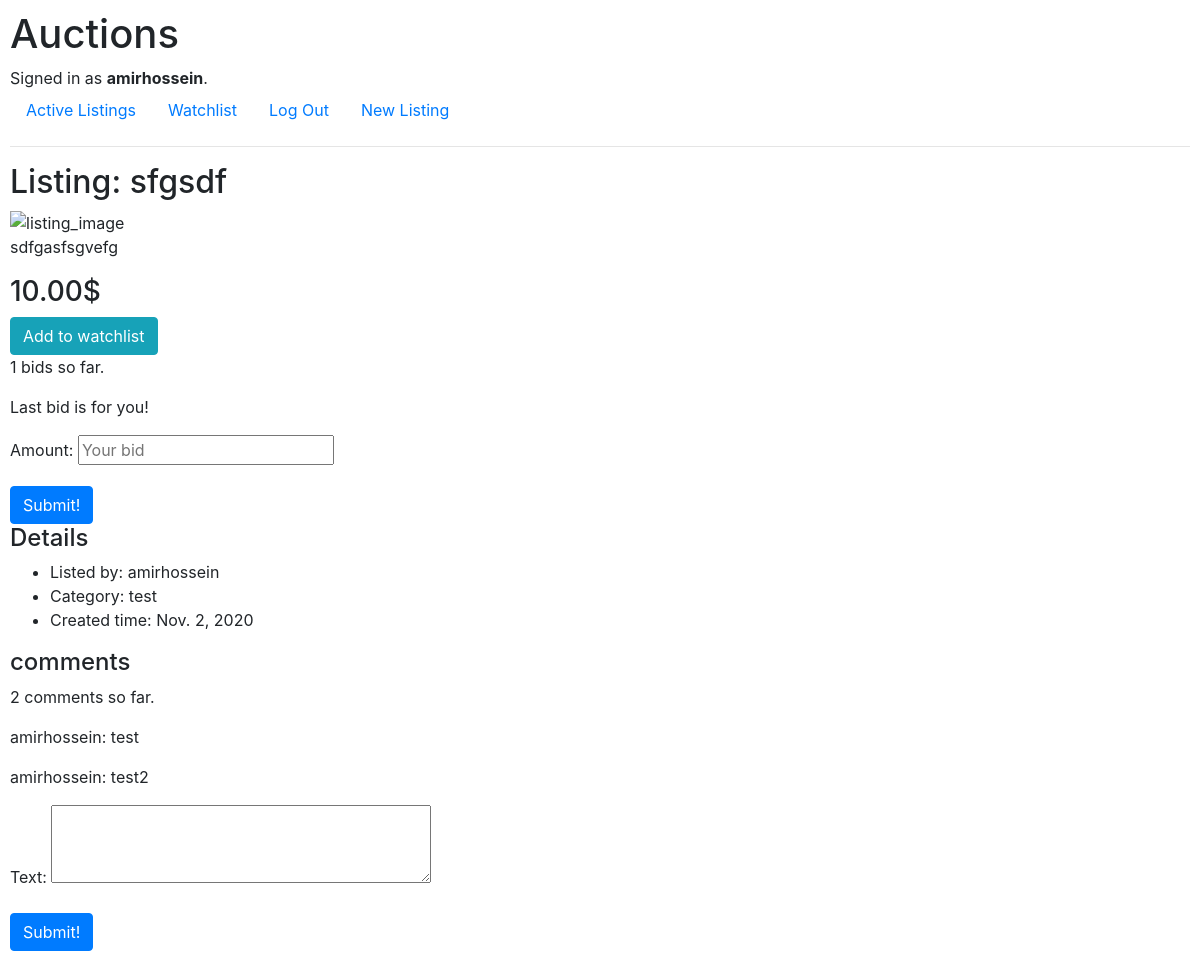
The page /listing/2 (signed in) on the database as committed earlier.
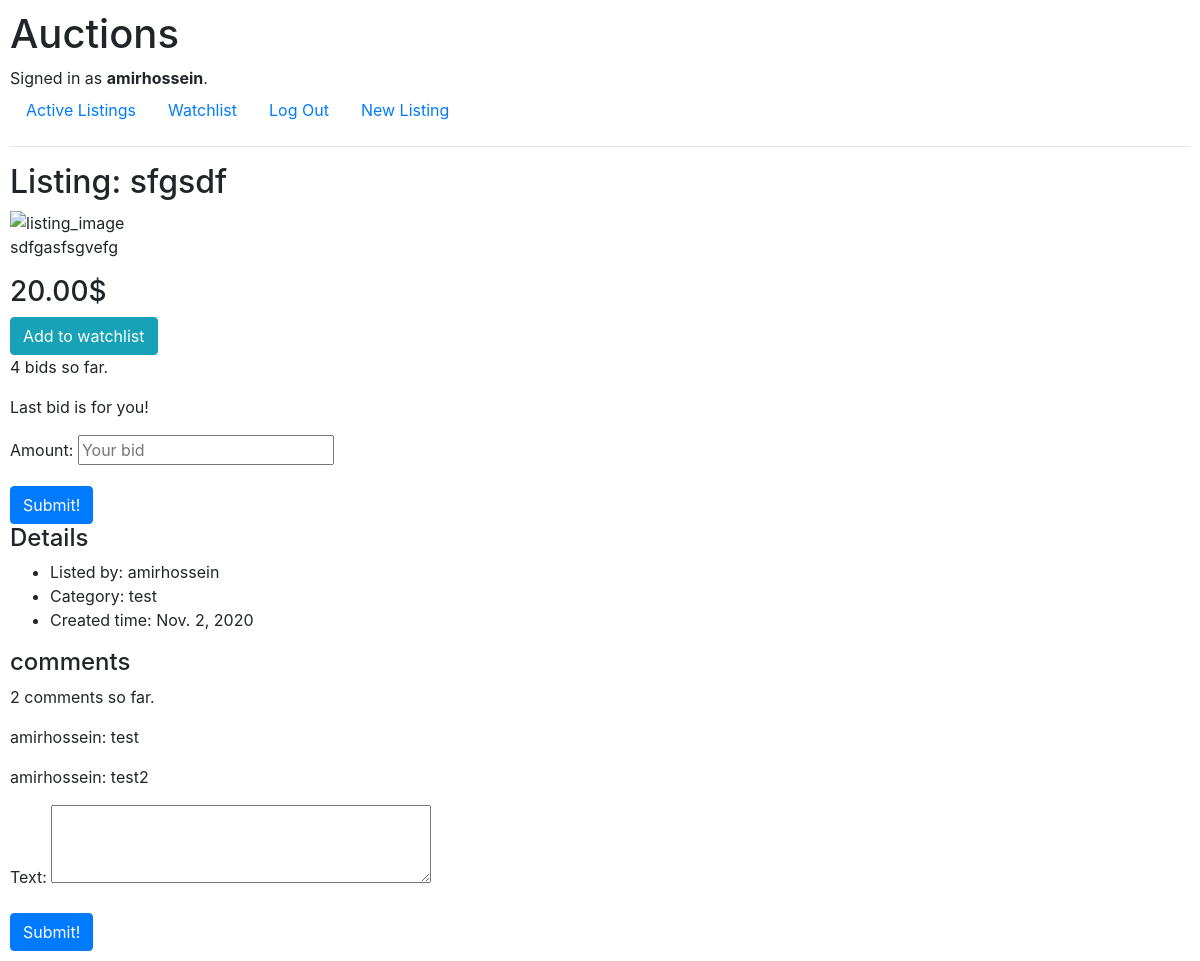
The same page on the database as committed later.
### auctions/models.py (models this page shows, shortened)
class Auction_listing(models.Model): #card
    commodity_title = models.CharField(max_length=100, help_text="This title going to be shown in head of your listing")
    created_time = models.DateField(auto_now_add=True)
    bids = models.ManyToManyField(Bids)
    comments = models.ManyToManyField(Comments)
    creator = models.ForeignKey(User, on_delete=models.CASCADE)
    description = models.CharField(max_length=2000, help_text="Give more information about your comodity to sell it faster!")
    starting_price = models.DecimalField(max_digits=9, decimal_places=2, help_text="Enter base price of your commodity")
    URL_image = models.CharField(max_length=2000, blank=True, help_text="Url of image that going to be displayed on your listing")
    category = models.CharField(max_length=50, help_text="write category type of your listing")

class User(AbstractUser):
    def __str__(self):
        return f"id: {self.id}, username: {self.username}, email: {self.email}"

### auctions/views.py (the view)
# urls.py: path("listing/<int:listing_id>", views.listing, name="listing"),
@login_required
def listing (request, listing_id):
    if request.method == "POST":
        bid_form = Bids_form(request.POST or None)
        comments_form = Comments_form(request.POST or None)
        new_bid = bid_form['amount'].value()
        new_comment = comments_form['text'].value()
        if new_bid != None:
            new_bid = float (new_bid)
            old_bid = Auction_listing.objects.get(id=listing_id).bids.first()
            if old_bid == None:
                old_bid = 0
            else:
                old_bid = old_bid.amount
            starting_price = str (Auction_listing.objects.get(id=listing_id).starting_price )
            if ( new_bid < old_bid ) or ( new_bid <= float (starting_price) ):
                content = {
                "listing": Auction_listing.objects.get(id=listing_id),
                "error_message": "Error: You can NOT bid less than or equal to the price!",
                "bid_form": bid_form,
                "comments_form": comments_form
                }
                return render(request, "auctions/listing.html", content)
            else:
                user_bid = Bids(bidder=request.user, amount=new_bid)
                bid_form = Bids_form(request.POST, instance=user_bid)
                listing = Auction_listing.objects.get(id=listing_id)
                if bid_form.is_valid():
                    bid_form.save()
                    messages.success(request, "Thanks, your bid was created successfully!")
                    Auction_listing.objects.filter(id=listing_id).update(starting_price=new_bid)
                    listing.bids.add(user_bid)
        if new_comment != None:
            user_comment = Comments(author=request.user, text=new_comment)
            comment_form = Comments_form(request.POST, instance=user_comment)
            listing = Auction_listing.objects.get(id=listing_id)
            if comment_form.is_valid():
                comment_form.save()
                messages.success(request, "Thanks, your comment was created successfully!")
                listing.comments.add(user_comment)
        if "add_to_watchlist" in request.POST:
            watchlist_listing = User_listing(user=request.user, listing=Auction_listing.objects.get(id=listing_id) )
            watchlist_listing.save()
            messages.success(request, "Listing added to your watchlist successfully!")
        if "remove_from_watchlist" in request.POST:
            watchlist_listing = User_listing.objects.get( user=request.user, listing=Auction_listing.objects.get(id=listing_id) )
            watchlist_listing.delete()
        return HttpResponseRedirect( reverse( "listing", args=(listing_id,) ) )
    else:
        bid_form = Bids_form(request.POST or None)
        comments_form = Comments_form(request.POST or None)
        all_comments = Auction_listing.objects.get(id=listing_id).comments.all()
        all_comments_list = []
        for comment in all_comments:
            all_comments_list.append(comment)
        watchlist = User_listing.objects.filter( user=request.user, listing=Auction_listing.objects.get(id=listing_id) )
        content = {
            "listing": Auction_listing.objects.get(id=listing_id),
            "bid_form": bid_form,
            "comments_form": comments_form,
            "comments": all_comments_list,
            "watchlist": watchlist
        }
        return render(request, "auctions/listing.html", content)

### auctions/forms.py
class Bids_form(ModelForm):
    amount = forms.DecimalField(required=False,
    widget=forms.NumberInput(
        attrs={"name": "user_bid", "placeholder": "Your bid"}
    )
    )
    class Meta:
        model = Bids
        fields = ['amount']

class Comments_form(ModelForm):
    text = forms.CharField(
        required=False,
        widget=forms.Textarea(
        attrs={"cols": 35, "rows": 3, "class": "form_description"}
        )
        )
    class Meta:
        model = Comments
        fields = ['text']

### auctions/templates/auctions/listing.html (shortened to what this page needs)
{% extends "auctions/layout.html" %} {% block body %}
<h2> Listing: {{ listing.commodity_title }} </h2>
<img src={{ listing.URL_image }} alt="listing_image">
<p> {{ listing.description }} </p>
<h3> {{ listing.starting_price }}$ </h3>
{% if watchlist %}
    <form action="{% url 'listing' listing.id %}" method="POST">
        {% csrf_token %}
        <input class="btn btn-warning"
        type="submit"
        value="Remove from watchlist"
        name="remove_from_watchlist">
    </form>
{% else %}
    <form action="{% url 'listing' listing.id %}" method="POST">
        <input class="btn btn-info"
        type="submit"
        value="Add to watchlist"
        name="add_to_watchlist">
    </form>
{% endif %}
{% if listing.bids.all.count == 0  %}
    <p>No bids until now, be the first!</p>
{% else %}
    <p>{{ listing.bids.all.count }} bids so far.</p>
    {% if listing.bids.last.bidder.username == user.username %}
        <p>Last bid is for you!</p>
    {% else %}
        <p>Last bid is for another user!</p>
    {% endif %}
{% endif %}
<form action="{% url 'listing' listing.id%}" method="POST">
    {{ bid_form.as_p }}
    <input class="btn btn-primary" type="submit" value="Submit!">
</form>
<h4>Details</h4>
 <ul>
    <li>Listed by: {{ listing.creator.username }}</li>
    <li>Category: {{ listing.category }}</li>
    <li>Created time: {{ listing.created_time }}</li>
 </ul>
<h4>comments</h4>
{% if listing.comments.all.count == 0 %}
    <p>No comments until now, be the first!</p>
{% else %}
    <p> {{ listing.comments.all.count }} comments so far. </p>
    {% for comment in comments %}
        <p>{{ comment.author.username }}: {{ comment.text }}</p>
    {% endfor %}
{% endif %}
<form action="{% url 'listing' listing.id%}" method="POST">
    {{ comments_form.as_p }}
    <input class="btn btn-primary" type="submit" value="Submit!">
</form>
{% endblock %}

Rows that differ between the two databases and show on the page:
changed Auction_listing "sfgsdf": starting_price "10.00" → "20.00"; bids.all.count "1" → "4"
